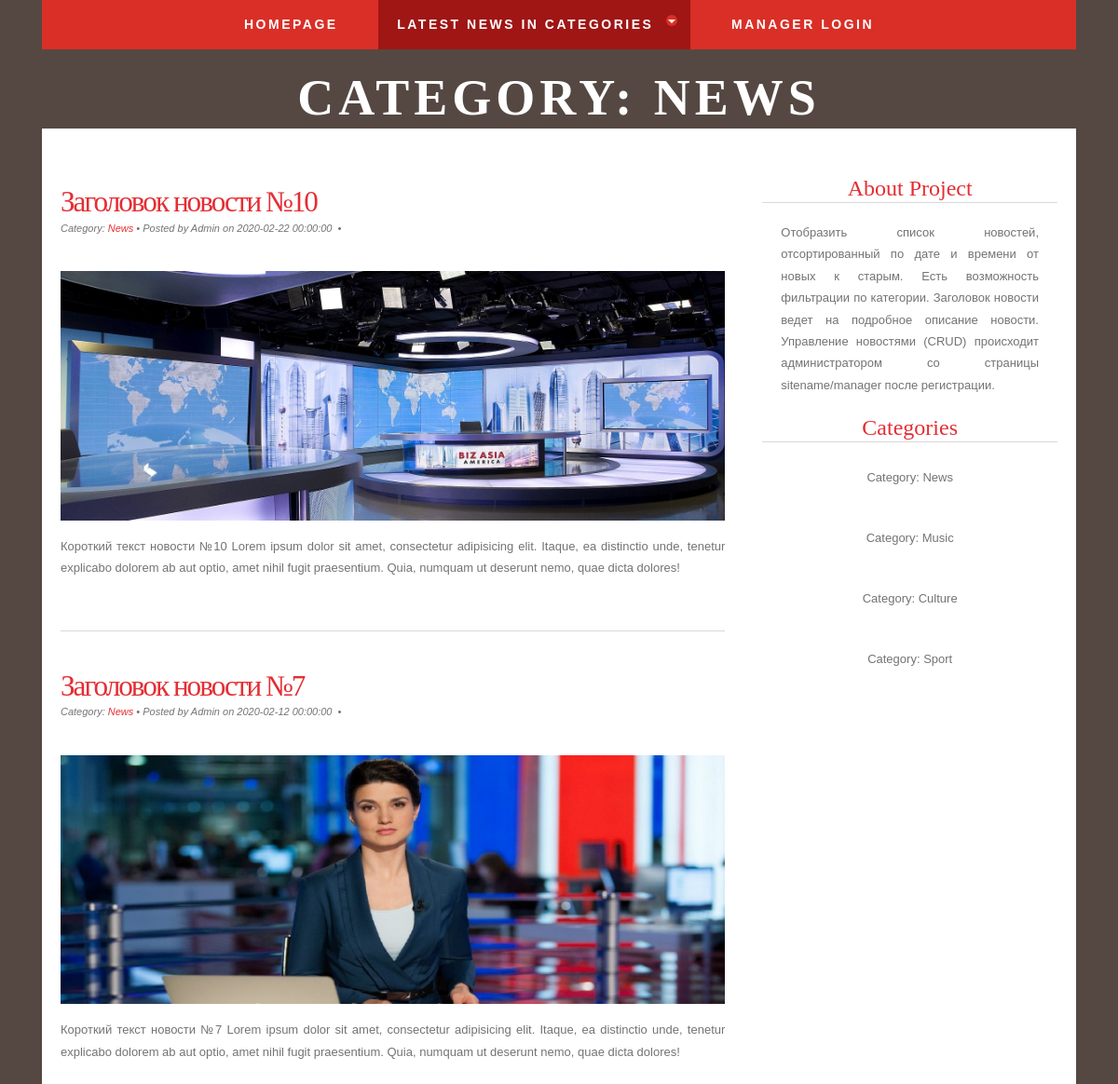
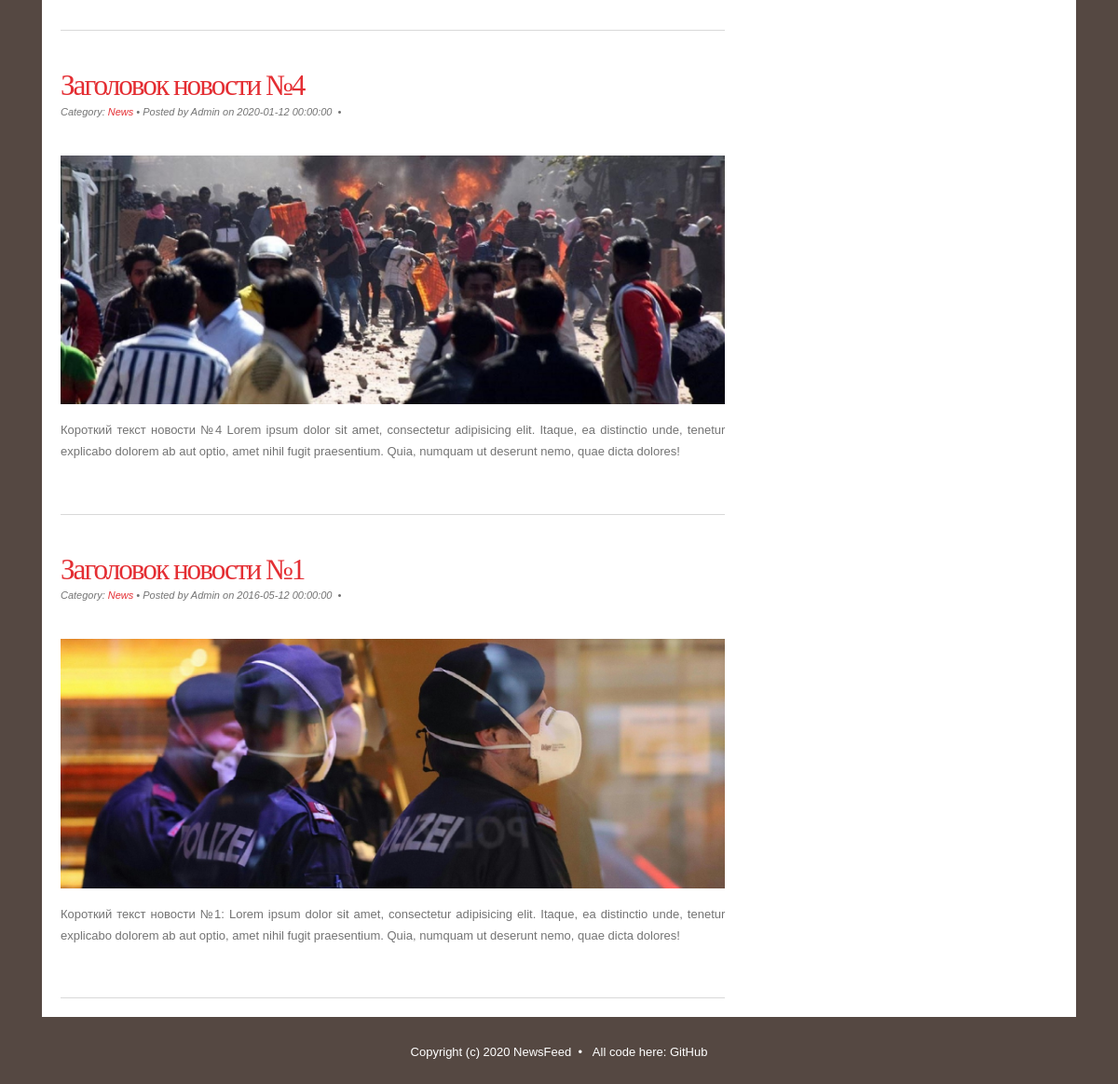
The app's page /news/News with its own data (2 pictures, top to bottom).
### tables this page shows
CREATE TABLE `news` (
  `id` int(11) NOT NULL,
  `title` varchar(255) NOT NULL,
  `date` datetime NOT NULL DEFAULT CURRENT_TIMESTAMP,
  `short_content` text NOT NULL,
  `content` text NOT NULL,
  `author_name` varchar(255) NOT NULL DEFAULT 'Admin',
  `category` varchar(50) DEFAULT NULL
);

### config/routes.php (called while the page is built)
<?php
return array(
    'user/login' => 'user/login',
    'user/logout' => 'user/logout',
    'manager' => 'manager/index',
    'manager/view' => 'manager/view',
    'manager/create' => 'manager/create',
    'manager/update/([0-9]+)' => 'manager/update/$1',
    'manager/delete/([0-9]+)' => 'manager/delete/$1',
    'news/([A-Za-z]+)' => 'news/category/$1',
    'news/([0-9]+)' => 'news/view/$1',
    'news' => 'news/index',
    '' => 'news/index',
);

### controllers/NewsController.php (called while the page is built, shortened)
<?php
class NewsController {
    public function actionCategory($category) {
        $latestNewsInCategories = News::getLatestNewsInCategories();
        $newsInCategory = News::getNewsInCategory($category);
        require_once(ROOT . '/views/news/category.php');
        return true;
    }
}

### index.php (called while the page is built, shortened)
<?php
require_once(ROOT.'/components/Autoload.php');
$router = new Router();
$router->run();

### components/Autoload.php (called while the page is built, shortened)
<?php
spl_autoload_register(function ($class_name) {
    $array_paths = array(
        '/models/',
        '/components/',
        '/controllers/',
    );
    foreach ($array_paths as $path) {
        $path = ROOT . $path . $class_name . '.php';
    }
});

### models/User.php (called while the page is built, shortened)
<?php
class User {
    public static function isGuest() {
        return true;
    }
}

### models/News.php (called while the page is built, shortened)
<?php
class News {
    public static function getLatestNewsInCategories() {
        $latestNewsInCategories = array();
        $db = Db::getConnection();
        $result = $db->query("SELECT news.id, news.category, news.title, news.date FROM `news` INNER JOIN "
                . "(SELECT MAX(date) as md, category FROM news GROUP BY category) aux ON "
                . "(news.category=aux.category and news.date=aux.md) ORDER BY date DESC");
        $i = 0;
        while ($row = $result->fetch()) {
            $latestNewsInCategories[$i]['id'] = $row['id'];
            $latestNewsInCategories[$i]['category'] = $row['category'];
            $latestNewsInCategories[$i]['title'] = $row['title'];
            $i++;
        }
        return $latestNewsInCategories;
    }
    public static function getNewsInCategory($category) {
        $db = Db::getConnection();
        $sql = 'SELECT id, title, date, author_name, short_content, category FROM news '
                . 'WHERE category = :category ORDER BY date DESC';
        $result = $db->prepare($sql);
        $result->bindParam(':category', $category, PDO::PARAM_STR);
        $result->execute();
        $i = 0;
        $newsInCategory = array();
        while ($row = $result->fetch()) {
            $newsInCategory[$i]['id'] = $row['id'];
            $newsInCategory[$i]['title'] = $row['title'];
            $newsInCategory[$i]['date'] = $row['date'];
            $newsInCategory[$i]['author_name'] = $row['author_name'];
            $newsInCategory[$i]['short_content'] = $row['short_content'];
            $newsInCategory[$i]['category'] = $row['category'];
            $i++;
        }
        return $newsInCategory;
    }
}

### views/news/category.php (the view, shortened to what this page needs)
<!DOCTYPE html>
<html lang="en">
    <head>
        <link href="/template/css/bootstrap.min.css" rel="stylesheet" type="text/css">
        <link href="/template/css/style.css" rel="stylesheet" type="text/css" media="screen">
        <link href="/template/css/menu.css" rel="stylesheet" >
    </head>
    <body>
        <div class="container">
            <div class="header">
                <div class="row">
                    <div class="col-sm-12">
                        <div id="cssmenu" class="align-center">
                            <ul>
                                <li><a href="/">Homepage</a></li>
                                <li class="has-sub active"><a href="#">Latest News IN Categories</a>
                                </li>
                                <?php if (User::isGuest()): ?>
                                    <li><a href="/user/login/">Manager Login</a></li>
                                <?php else: ?>
                                    <li><a href="/user/logout/">Logout</a></li>
                                <?php endif; ?>
                            </ul>
                        </div>
                    </div>
                </div>
                <div class="row" id="wrapper">
                    <div class="col-sm-12">
                        <div id="logo">
                            <h1><a href="/">Category: <?php echo $category ?></a></h1>
                        </div>
                    </div>
                </div>
            </div>
            <div class="content" id="page">
                <div id="page-bgtop">
                    <div id="page-bgbtm">
                        <div class="col-sm-8" id="content">
                            <?php foreach ($newsInCategory as $newsItem): ?>
                                <div class="post">
                                    <h2 class="title"><a href='/news/<?php echo $newsItem['id']; ?>'><?php echo htmlentities($newsItem['title']); ?></a></h2>
                                    <p class="meta">Category: <a href='/news/<?php echo $newsItem['category']; ?>'>
                                            <?php echo $newsItem['category']; ?></a>&nbsp;&bull;&nbsp;Posted by
                                        <?php echo $newsItem['author_name']; ?> on <?php echo $newsItem['date']; ?>
                                        &nbsp;&bull;&nbsp;
                                    <div class="entry">
                                        <p><img src="/template/images/<?php echo $newsItem['id']; ?>.jpg" alt="" /></p>
                                        <p><?php echo htmlentities($newsItem['short_content']); ?></p>
                                    </div>
                                </div>
                            <?php endforeach; ?>
                        </div>
                        <div class="col-sm-4" id="sidebar">
                            <ul>
                                <li>
                                    <h2>About Project</h2>
                                    <p>Отобразить список новостей, отсортированный по дате и времени от новых к старым.
                                        Есть возможность фильтрации по категории. Заголовок новости ведет на подробное
                                        описание новости. Управление новостями (CRUD) происходит администратором со страницы
                                        sitename/manager после регистрации.</p>
                                </li>
                                <li>
                                    <h2>Categories</h2>
                                    <?php foreach ($latestNewsInCategories as $newsCategory): ?>
                                        <ul>
                                            <li><a href='/news/<?php echo $newsCategory['category']; ?>'>Category: <?php echo $newsCategory['category']; ?></a></li>
                                        </ul>
                                    <?php endforeach; ?>
                                </li>
                            </ul>
                        </div>
                        <div style="clear: both;">&nbsp;</div>
                    </div>
                </div>
            </div>
            <footer id="footer">
                <p>Copyright (c) 2020 NewsFeed &nbsp;&bull;&nbsp;&nbsp;&nbsp;All code here: <a href="https://github.com/SavelIV/NewsFeed">GitHub</a></p>
            </footer>
        </div>
    </body>
</html>

### components/Router.php (shortened to what this page needs)
<?php
class Router {
    private $routes;
    public function __construct() {
        $routesPath = ROOT . '/config/routes.php';
        $this->routes = include($routesPath);
    }
    private function getURI() {
        if (!empty($_SERVER['REQUEST_URI'])) {
            return trim($_SERVER['REQUEST_URI'], '/');
        }
    }
    public function run() {
        $uri = $this->getURI();
        foreach ($this->routes as $uriPattern => $path) {
            if (preg_match("~^$uriPattern$~", $uri)) {
                $internalRoute = preg_replace("~^$uriPattern$~", $path, $uri);
                $segments = explode('/', $internalRoute);
                $controllerName = array_shift($segments) . 'Controller';
                $actionName = 'action' . ucfirst(array_shift($segments));
                $parameters = $segments;
                $controllerObject = new $controllerName;
                $result = call_user_func_array(array($controllerObject, $actionName), $parameters);
                if ($result != null) {
                    break;
                }
            }
        }
    }
}

### template/css/style.css (style rules this page uses)
body { height: 100%; margin: 0; padding: 0; display: flex; flex-direction: column; background: #554842; font-family: Arial, Helvetica, sans-serif; font-size: 13px; color: #737373; }
h1, h2, h3 { margin: 0; padding: 0; font-family: 'Arvo', serif; font-weight: normal; color: #FFA800; }
h1 { font-size: 2em; }
h2 { font-size: 2.4em; }
p, ul, ol { margin-top: 0; line-height: 180%; }
a { text-decoration: none; color: #E42E33; }
img { width: 100%; height: auto; }
#wrapper { margin: 0 auto; padding: 0; }
#logo { margin: 0px auto; padding: 20px 0px 0px 0px; color: #FFFFFF; }
#logo h1, #logo p { display: block; margin: 0; padding: 0; }
#logo h1 { margin: 0px; letter-spacing: 5px; text-align: center; text-transform: uppercase; font-size: 54px; font-weight: bold; color: #FFFFFF; }
#logo h1 a { color: #FFFFFF; }
#logo a { border: none; background: none; text-decoration: none; color: #FFFFFF; }
#page { margin: 0 auto; padding: 0; background-color: #FFFFFF; }
#page-bgbtm { margin: 0px; padding: 20px 20px 0px 20px; }
#content { float: left; padding: 0px 0px 0px 0px; }
.post { clear: both; padding: 30px 0px; border-bottom: 1px solid #D9D9D9; }
.post .title { padding-top: 10px; letter-spacing: -2px; }
.post .title a { border: none; color: #E42E33; }
.post .meta { padding-bottom: 10px; text-align: left; font-family: Arial, Helvetica, sans-serif; font-size: 11px; font-style: italic; }
.post .entry { text-align: justify; margin-bottom: 25px; padding: 10px 0px 0px 0px; }
#sidebar { float: right; padding: 30px 0px 0px 40px; }
#sidebar ul { margin: 0; padding: 0; list-style: none; }
#sidebar li { margin: 0; padding: 0; }
#sidebar li ul { margin: 0px 15px; padding-bottom: 30px; }
#sidebar li li { text-align: center; line-height: 35px; }
#sidebar h2 { text-align: center; margin-bottom: 20px; border-bottom: 1px solid #D9D9D9; font-size: 24px; color: #E42E33; }
#sidebar p { margin: 0 0px; padding: 0px 20px 20px 20px; text-align: justify; }
#sidebar a { border: none; color: #737373; }
#footer { overflow: hidden; margin: 0px auto 40px auto; font-family: Arial, Helvetica, sans-serif; }
#footer p { display: block; padding: 30px 0px; line-height: normal; text-align: center; color: #FFFFFF; }
#footer a { color: #FFFFFF; }

### template/css/menu.css (style rules this page uses)
#cssmenu { background: #DA2F27; width: auto; padding: 0; line-height: 1; display: block; position: relative; font-family: 'Cabin', sans-serif; z-index: 9999; }
#cssmenu ul { list-style: none; margin: 0; padding: 0; display: block; }
#cssmenu ul:after, #cssmenu:after { content: " "; display: block; font-size: 0; height: 0; clear: both; visibility: hidden; }
#cssmenu ul li { margin: 0 10px; padding: 0; display: block; position: relative; }
#cssmenu ul li a { text-decoration: none; display: block; margin: 0; -webkit-transition: color .2s ease; -moz-transition: color .2s ease; -ms-transition: color .2s ease; -o-transition: color .2s ease; transition: color .2s ease; -webkit-box-sizing: border-box; -moz-box-sizing: border-box; box-sizing: border-box; }
#cssmenu > ul > li { float: left; }
#cssmenu.align-center > ul > li { float: none; display: inline-block; }
#cssmenu.align-center > ul { text-align: center; }
#cssmenu > ul > li:after { content: ""; display: block; position: absolute; width: 100%; height: 0; top: 0; z-index: 0; background: #9F1615; -webkit-transition: height .2s; -moz-transition: height .2s; -ms-transition: height .2s; -o-transition: height .2s; transition: height .2s; }
#cssmenu > ul > li.has-sub > a { padding-right: 40px; }
#cssmenu > ul > li.has-sub > a:after { display: block; content: ""; background: #9F1615; height: 12px; width: 12px; position: absolute; border-radius: 13px; right: 14px; top: 16px; }
#cssmenu > ul > li.has-sub > a:before { display: block; content: ""; border: 4px solid transparent; border-top-color: #333; z-index: 2; height: 0; width: 0; position: absolute; right: 16px; top: 21px; }
#cssmenu > ul > li > a { color: #fff; padding: 15px 20px; font-weight: 600; letter-spacing: 2.5px; text-transform: uppercase; font-size: 14px; z-index: 2; position: relative; }
#cssmenu > ul > li:hover:after, #cssmenu > ul > li.active:after { height: 100%; }
#cssmenu > ul > li:hover > a, #cssmenu > ul > li.active > a { color: #fff; }
#cssmenu > ul > li:hover > a:after, #cssmenu > ul > li.active > a:after { background: #DA2F27; }
#cssmenu > ul > li:hover > a:before, #cssmenu > ul > li.active > a:before { border-top-color: #ffffff; }
#cssmenu > ul > li > a { display: block; }
#cssmenu > ul > li { width: auto; }

### records on screen
news: title "Заголовок новости №10", category "News", author_name "Admin", date "2020-02-22 00:00:00", shows a picture, short_content "Короткий текст новости №10 Lorem ipsum dolor sit amet, consectetur adipisicing elit. Itaque, ea distinctio unde, tenetur explicabo dolorem ab aut optio, amet nihil fugit praesentium. Quia, numquam ut deserunt nemo, quae dicta dolores!"
news: title "Заголовок новости №7", category "News", author_name "Admin", date "2020-02-12 00:00:00", shows a picture, short_content "Короткий текст новости №7 Lorem ipsum dolor sit amet, consectetur adipisicing elit. Itaque, ea distinctio unde, tenetur explicabo dolorem ab aut optio, amet nihil fugit praesentium. Quia, numquam ut deserunt nemo, quae dicta dolores!"
news: title "Заголовок новости №4", category "News", author_name "Admin", date "2020-01-12 00:00:00", shows a picture, short_content "Короткий текст новости №4 Lorem ipsum dolor sit amet, consectetur adipisicing elit. Itaque, ea distinctio unde, tenetur explicabo dolorem ab aut optio, amet nihil fugit praesentium. Quia, numquam ut deserunt nemo, quae dicta dolores!"
news: title "Заголовок новости №1", category "News", author_name "Admin", date "2016-05-12 00:00:00", shows a picture, short_content "Короткий текст новости №1: Lorem ipsum dolor sit amet, consectetur adipisicing elit. Itaque, ea distinctio unde, tenetur explicabo dolorem ab aut optio, amet nihil fugit praesentium. Quia, numquam ut deserunt nemo, quae dicta dolores!"
news: category "Music"
news: category "Culture"
news: category "Sport"

### other values on screen
$newsCategory['category'] "News"
